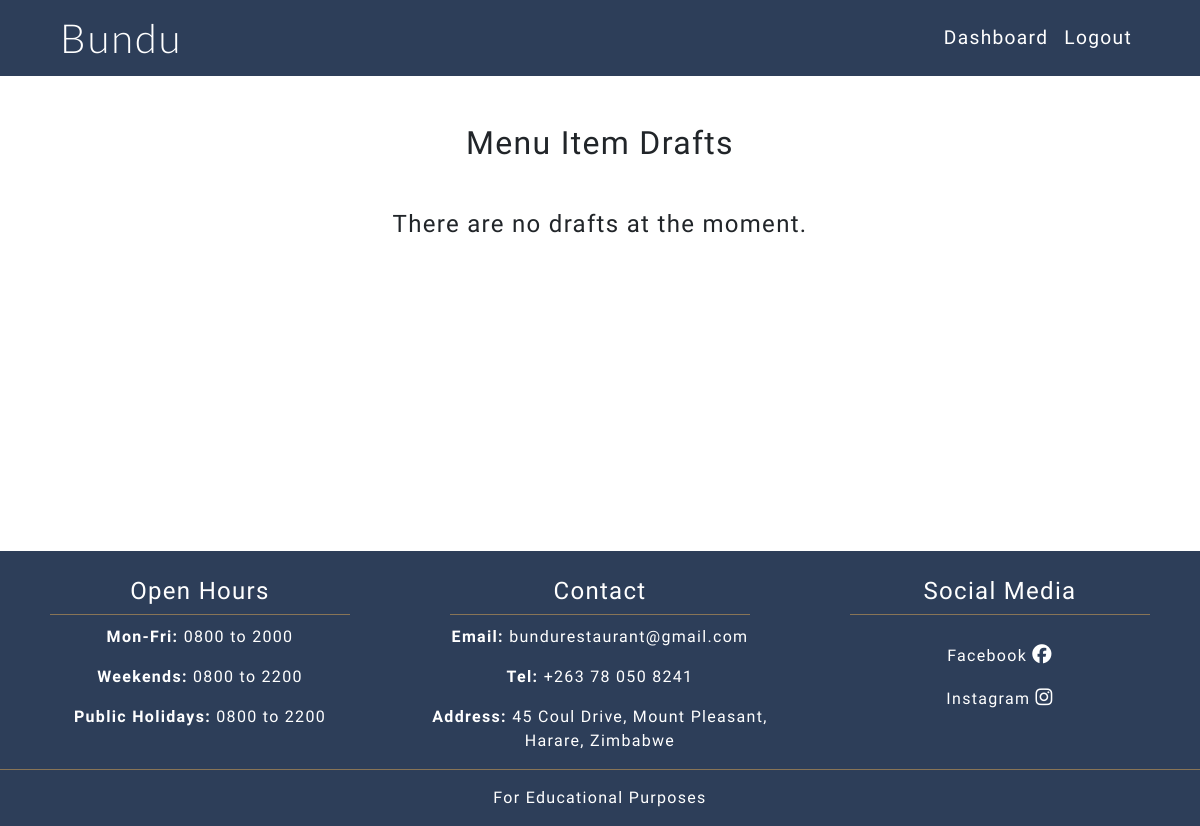
Page /menu/drafts/ (signed in) on the earlier database version.
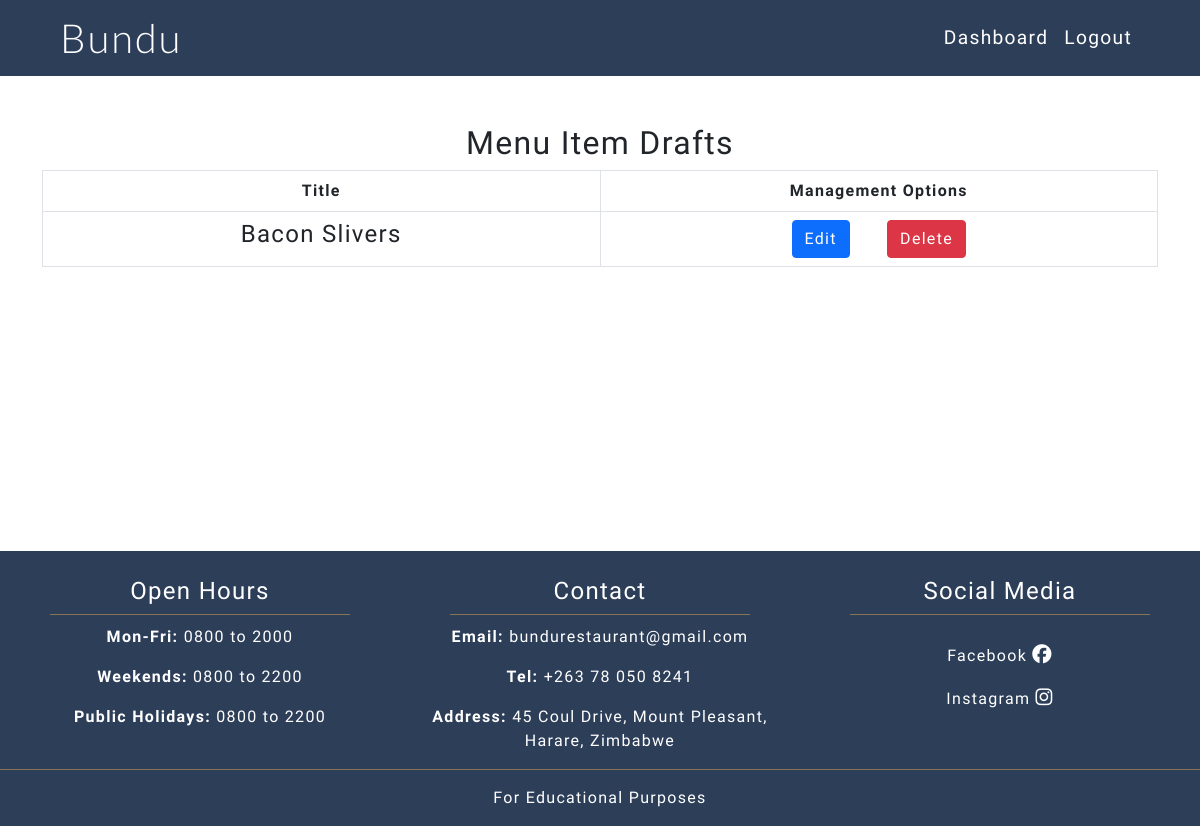
Same page on the later database version.
### menu/models.py (models this page shows, shortened)
class MenuItem(models.Model):
    title = models.CharField(max_length=200, unique=True)
    featured_image = CloudinaryField(
        'image', default='default-menu-image_eeth2z.png'
        )
    description = models.TextField(default='Menu item description')
    available = models.BooleanField(default=True)
    price = models.DecimalField(
        null=True, max_digits=4, decimal_places=2, default='00.00'
        )
    category = models.CharField(
        choices=MENU_CATEGORIES, default='main', max_length=7
        )
    status = models.IntegerField(choices=STATUS, default=0)

### menu/views.py (the view)
# urls.py: path('menu/drafts/', views.menu_drafts, name='menu_drafts'),
def menu_drafts(request):
    if request.user.is_staff:
        menu_drafts = MenuItem.objects.filter(status=0)
        context = {
            'menu_drafts': menu_drafts,
        }
        return render(request, 'menu_drafts.html', context)
    else:
        messages.warning(
            request,
            ('You are not authorized to view this page')
            )
        return redirect('home')

### menu/templates/menu_drafts.html
{% extends "base.html" %}
{% block content %}
<div class="container below-nav fill-screen pt-5">
    <h2 class="text-center">Menu Item Drafts</h2>
    {% if menu_drafts %}
    <table class="table tabel-striped table-hover table-bordered text-center">
        <thead>
            <tr>
                <th class="w-50" scope="col">Title</th>
                <th class="w-50" scope="col">Management Options</th>
            </tr>
        </thead>
        {% for menu_draft in menu_drafts %}
            <tr>
                <td><h4>{{ menu_draft.title }}</h4></td>
                <td>
                    <span><a class="btn btn-primary me-md-3" href="{% url 'edit_menu_item' menu_draft.id %}">Edit</a></span>
                    <span><a class="btn btn-danger ms-md-3" href="{% url 'delete_item' menu_draft.id %}">Delete</a></span>
                </td>
            </tr>
        {% endfor %}
    </table>
    {% else %}
    <h4 class="text-center mt-5">There are no drafts at the moment.</h4>
    {% endif %}
</div>
{%endblock%}

Differences in the rows shown:
now on this page (row edited): MenuItem: title "Bacon Slivers"
Other differences:
text no longer shown: "There are no drafts at the moment."
text now shown: "Title Management Options"
